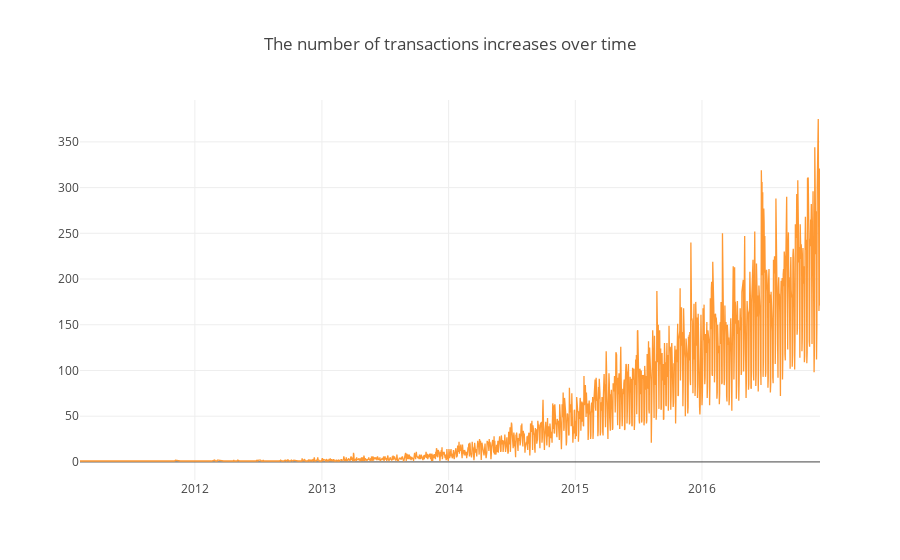

The notebook cell saved with this chart:
### Code cell
(
    submitted
    .iplot(x = 'dt', filename = 'tw/submitted',
           layout = dict(title = 'The number of transactions increases over time'))
)

### Figure 1 — Plotly figure (JSON) as saved in the notebook; plotly's stock layout.template omitted (floating-point values rounded to 4 significant figures; data arrays with more than 128 entries replaced by an {"elided": "..."} marker saying what was removed)
{"data": [{"line": {"color": "rgba(255, 153, 51, 1.0)", "dash": "solid", "shape": "linear", "width": 1.3}, "mode": "lines", "name": "cnt", "text": "", "type": "scatter", "uid": "94a346d0-fb4d-41f5-898e-d7fd836e68ef", "x": {"elided": "1568 str values"}, "y": {"elided": "1568 int values"}}], "layout": {"autosize": true, "title": {"text": "The number of transactions increases over time"}, "xaxis": {"autorange": true, "range": ["2011-02-04", "2016-12-06"], "type": "date"}, "yaxis": {"autorange": true, "range": [-19.78, 395.8], "type": "linear"}}}
